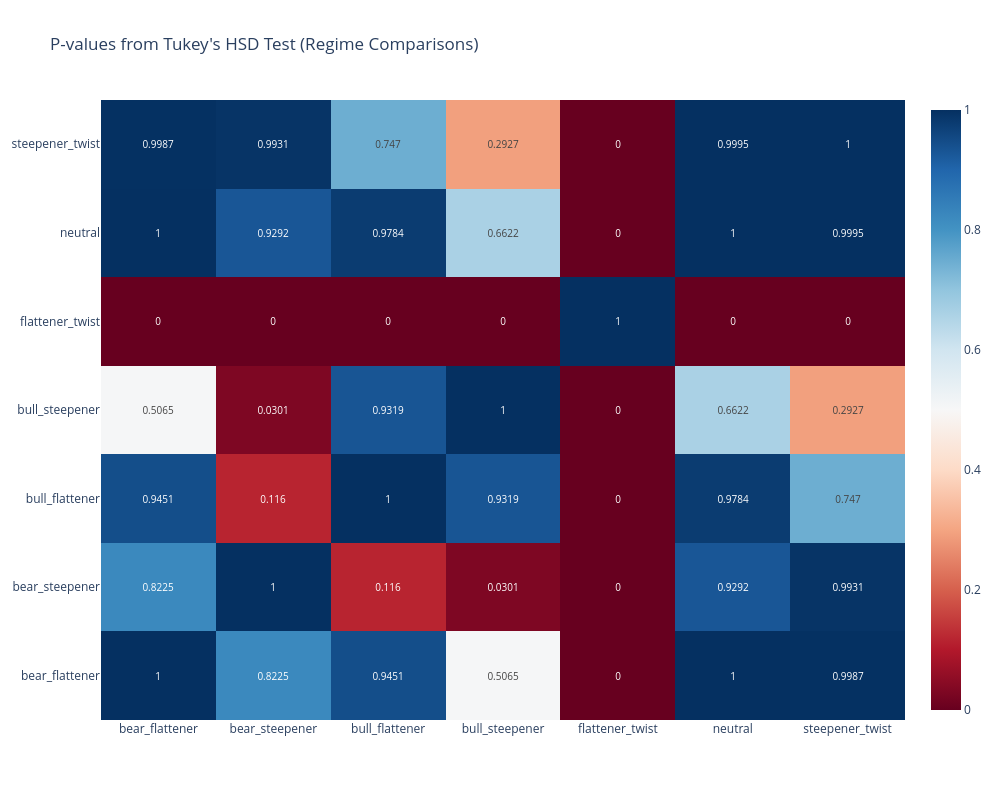

Write notebook code for a chart like this one.
### Code cell
import pandas as pd
import numpy as np
from statsmodels.stats.multicomp import pairwise_tukeyhsd
import plotly.graph_objects as go
from scipy import stats

# Load BTC data and calculate weekly returns
btc = pd.read_csv('micro/assetData/bitcoin.csv')
btc['date'] = pd.to_datetime(btc['date'])
btc.set_index('date', inplace=True)
btc['BTC_Weekly'] = btc.iloc[:, 0].pct_change(7) * 100

# Load yield curve regime data
yc = pd.read_csv('macro/fredChanges/yieldCurveRegime_changes_daily.csv')
yc['date'] = pd.to_datetime(yc['date'])
yc.set_index('date', inplace=True)

# Merge data
merged = pd.merge(btc['BTC_Weekly'], yc[['regime', 'color']], 
                 left_index=True, right_index=True, 
                 how='left')

# Remove NaN values
merged = merged.dropna()

# Prepare data for Tukey's test
returns = merged['BTC_Weekly']
groups = merged['regime']

# Perform Tukey's HSD test
tukey = pairwise_tukeyhsd(returns, groups)

# Convert results to DataFrame for easier viewing
tukey_df = pd.DataFrame(
    data=tukey._results_table.data[1:],
    columns=tukey._results_table.data[0]
)

# Print Tukey's test results
print("\nTukey's HSD test results:")
print(tukey_df)

# Create a heatmap of p-values
unique_regimes = sorted(groups.unique())
n_regimes = len(unique_regimes)
p_values = np.zeros((n_regimes, n_regimes))

for i, regime1 in enumerate(unique_regimes):
    for j, regime2 in enumerate(unique_regimes):
        if i < j:  # Only need to fill upper triangle
            mask = (tukey_df['group1'] == regime1) & (tukey_df['group2'] == regime2)
            if mask.any():
                p_values[i, j] = float(tukey_df.loc[mask, 'p-adj'])
                p_values[j, i] = p_values[i, j]  # Mirror the p-values
        elif i == j:
            p_values[i, j] = 1.0  # Diagonal should be 1

# Create heatmap
fig = go.Figure(data=go.Heatmap(
    z=p_values,
    x=unique_regimes,
    y=unique_regimes,
    colorscale='RdBu',
    zmin=0,
    zmax=1,
    text=np.round(p_values, 4),
    texttemplate='%{text}',
    textfont={"size": 10},
    hoverongaps=False
))

fig.update_layout(
    title='P-values from Tukey\'s HSD Test (Regime Comparisons)',
    width=1000,
    height=800
)

# Show the heatmap
fig.show()

# Calculate effect sizes (Cohen's d) for significant comparisons
print("\nEffect sizes (Cohen's d) for significant comparisons:")
for regime1 in unique_regimes:
    for regime2 in unique_regimes:
        if regime1 < regime2:  # Avoid duplicate comparisons
            group1_data = merged[merged['regime'] == regime1]['BTC_Weekly']
            group2_data = merged[merged['regime'] == regime2]['BTC_Weekly']
            
            # Calculate Cohen's d
            n1, n2 = len(group1_data), len(group2_data)
            var1, var2 = np.var(group1_data, ddof=1), np.var(group2_data, ddof=1)
            
            # Pooled standard deviation
            pooled_se = np.sqrt(((n1 - 1) * var1 + (n2 - 1) * var2) / (n1 + n2 - 2))
            
            if pooled_se != 0:  # Avoid division by zero
                cohens_d = (np.mean(group1_data) - np.mean(group2_data)) / pooled_se
                
                # Get p-value from Tukey results
                mask = (tukey_df['group1'] == regime1) & (tukey_df['group2'] == regime2)
                if mask.any():
                    p_value = float(tukey_df.loc[mask, 'p-adj'])
                    
                    if p_value < 0.05:  # Only print significant differences
                        print(f"{regime1} vs {regime2}:")
                        print(f"  Cohen's d: {cohens_d:.3f}")
                        print(f"  p-value: {p_value:.4f}")

### Figure 1 — Plotly figure (JSON) as saved in the notebook; plotly's stock layout.template omitted (floating-point values rounded to 4 significant figures)
{"data": [{"colorscale": [[0, "rgb(103,0,31)"], [0.1, "rgb(178,24,43)"], [0.2, "rgb(214,96,77)"], [0.3, "rgb(244,165,130)"], [0.4, "rgb(253,219,199)"], [0.5, "rgb(247,247,247)"], [0.6, "rgb(209,229,240)"], [0.7, "rgb(146,197,222)"], [0.8, "rgb(67,147,195)"], [0.9, "rgb(33,102,172)"], [1, "rgb(5,48,97)"]], "hoverongaps": false, "text": [[1, 0.8225, 0.9451, 0.5065, 0, 1, 0.9987], [0.8225, 1, 0.116, 0.0301, 0, 0.9292, 0.9931], [0.9451, 0.116, 1, 0.9319, 0, 0.9784, 0.747], [0.5065, 0.0301, 0.9319, 1, 0, 0.6622, 0.2927], [0, 0, 0, 0, 1, 0, 0], [1, 0.9292, 0.9784, 0.6622, 0, 1, 0.9995], [0.9987, 0.9931, 0.747, 0.2927, 0, 0.9995, 1]], "textfont": {"size": 10}, "texttemplate": "%{text}", "type": "heatmap", "x": ["bear_flattener", "bear_steepener", "bull_flattener", "bull_steepener", "flattener_twist", "neutral", "steepener_twist"], "y": ["bear_flattener", "bear_steepener", "bull_flattener", "bull_steepener", "flattener_twist", "neutral", "steepener_twist"], "z": [[1, 0.8225, 0.9451, 0.5065, 0, 1, 0.9987], [0.8225, 1, 0.116, 0.0301, 0, 0.9292, 0.9931], [0.9451, 0.116, 1, 0.9319, 0, 0.9784, 0.747], [0.5065, 0.0301, 0.9319, 1, 0, 0.6622, 0.2927], [0, 0, 0, 0, 1, 0, 0], [1, 0.9292, 0.9784, 0.6622, 0, 1, 0.9995], [0.9987, 0.9931, 0.747, 0.2927, 0, 0.9995, 1]], "zmax": 1, "zmin": 0}], "layout": {"height": 800, "title": {"text": "P-values from Tukey's HSD Test (Regime Comparisons)"}, "width": 1000}}
